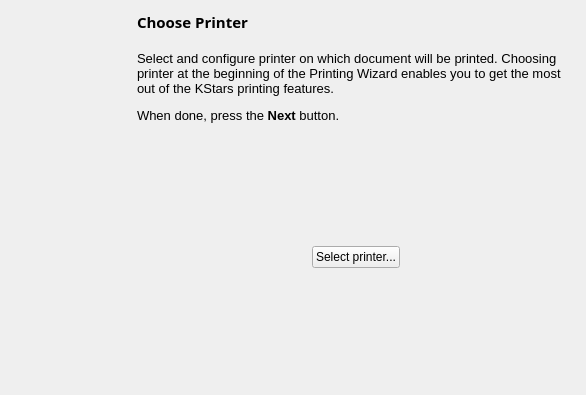
<?xml version="1.0" encoding="UTF-8"?>
<ui version="4.0">
 <class>PWizPrinterSelection</class>
 <widget class="QWidget" name="PWizPrinterSelection">
  <property name="geometry">
   <rect>
    <x>0</x>
    <y>0</y>
    <width>586</width>
    <height>395</height>
   </rect>
  </property>
  <property name="minimumSize">
   <size>
    <width>586</width>
    <height>395</height>
   </size>
  </property>
  <property name="windowTitle">
   <string>Form</string>
  </property>
  <layout class="QHBoxLayout" name="horizontalLayout">
   <item>
    <widget class="QLabel" name="banner">
     <property name="sizePolicy">
      <sizepolicy hsizetype="Fixed" vsizetype="Fixed">
       <horstretch>0</horstretch>
       <verstretch>0</verstretch>
      </sizepolicy>
     </property>
     <property name="minimumSize">
      <size>
       <width>120</width>
       <height>360</height>
      </size>
     </property>
     <property name="text">
      <string/>
     </property>
    </widget>
   </item>
   <item>
    <layout class="QVBoxLayout" name="printerSelectionLayout">
     <property name="spacing">
      <number>6</number>
     </property>
     <property name="margin">
      <number>0</number>
     </property>
     <item>
      <widget class="QLabel" name="stepTitle">
       <property name="font">
        <font>
         <family>Sans Serif</family>
         <pointsize>11</pointsize>
         <weight>75</weight>
         <italic>false</italic>
         <bold>true</bold>
         <underline>false</underline>
         <strikeout>false</strikeout>
        </font>
       </property>
       <property name="text">
        <string>Choose Printer</string>
       </property>
      </widget>
     </item>
     <item>
      <spacer name="vertSpacer1">
       <property name="orientation">
        <enum>Qt::Vertical</enum>
       </property>
       <property name="sizeType">
        <enum>QSizePolicy::Fixed</enum>
       </property>
       <property name="sizeHint" stdset="0">
        <size>
         <width>20</width>
         <height>12</height>
        </size>
       </property>
      </spacer>
     </item>
     <item>
      <widget class="QLabel" name="stepText">
       <property name="text">
        <string>&lt;!DOCTYPE HTML PUBLIC &quot;-//W3C//DTD HTML 4.0//EN&quot; &quot;http://www.w3.org/TR/REC-html40/strict.dtd&quot;&gt;
&lt;html&gt;&lt;head&gt;&lt;meta name=&quot;qrichtext&quot; content=&quot;1&quot; /&gt;&lt;style type=&quot;text/css&quot;&gt;
p, li { white-space: pre-wrap; }
&lt;/style&gt;&lt;/head&gt;&lt;body style=&quot; font-family:'Sans'; font-size:10pt; font-weight:400; font-style:normal;&quot;&gt;
&lt;p style=&quot; margin-top:0px; margin-bottom:0px; margin-left:0px; margin-right:0px; -qt-block-indent:0; text-indent:0px;&quot;&gt;Select and configure printer on which document will be printed. Choosing printer at the beginning of the Printing Wizard enables you to get the most out of the KStars printing features.&lt;/p&gt;
&lt;p style=&quot; margin-top:12px; margin-bottom:12px; margin-left:0px; margin-right:0px; -qt-block-indent:0; text-indent:0px;&quot;&gt;When done, press the &lt;span style=&quot; font-weight:600;&quot;&gt;Next&lt;/span&gt; button.&lt;/p&gt;&lt;/body&gt;&lt;/html&gt;</string>
       </property>
       <property name="wordWrap">
        <bool>true</bool>
       </property>
      </widget>
     </item>
     <item>
      <spacer name="vertSpacer2">
       <property name="orientation">
        <enum>Qt::Vertical</enum>
       </property>
       <property name="sizeHint" stdset="0">
        <size>
         <width>20</width>
         <height>40</height>
        </size>
       </property>
      </spacer>
     </item>
     <item>
      <layout class="QHBoxLayout" name="buttonLayout">
       <item>
        <spacer name="horSpacer1">
         <property name="orientation">
          <enum>Qt::Horizontal</enum>
         </property>
         <property name="sizeHint" stdset="0">
          <size>
           <width>40</width>
           <height>20</height>
          </size>
         </property>
        </spacer>
       </item>
       <item>
        <widget class="QPushButton" name="selectPrinterButton">
         <property name="text">
          <string>Select printer...</string>
         </property>
        </widget>
       </item>
       <item>
        <spacer name="horSpacer2">
         <property name="orientation">
          <enum>Qt::Horizontal</enum>
         </property>
         <property name="sizeHint" stdset="0">
          <size>
           <width>40</width>
           <height>20</height>
          </size>
         </property>
        </spacer>
       </item>
      </layout>
     </item>
     <item>
      <spacer name="vertSpacer3">
       <property name="orientation">
        <enum>Qt::Vertical</enum>
       </property>
       <property name="sizeHint" stdset="0">
        <size>
         <width>20</width>
         <height>40</height>
        </size>
       </property>
      </spacer>
     </item>
    </layout>
   </item>
  </layout>
 </widget>
 <resources/>
 <connections/>
</ui>
